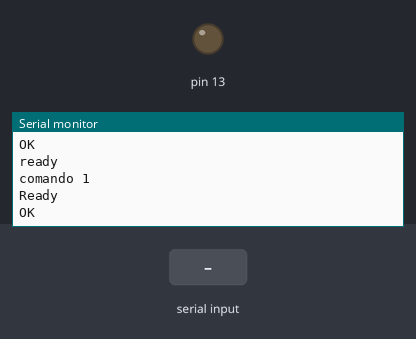
Simulated run of this sketch. Board: Arduino Uno, built with avr-gcc and run on an emulated ATmega328P. Parts: output pins drawn as LEDs (lit = HIGH), the last lines printed to the serial monitor. The test bench sets the inputs (shaded band). The modem accepts every AT command (registered, SIM ready, sends succeed) and sends nothing else.

Above: at 0.8 s.
0.9 s: "P13\n" received over the second serial link
At 2.1 s:
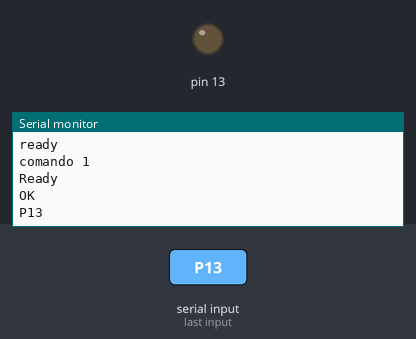
2.4 s: "1\n" received over the second serial link
At 3.4 s:
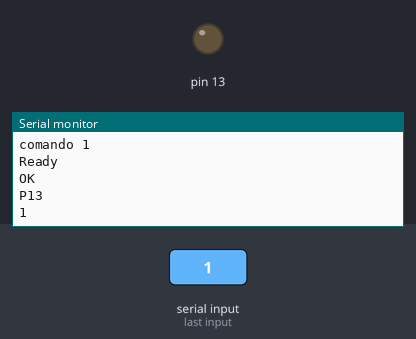

Measured:
- after the input at 0.9 s, the serial monitor: prints a new line at once (image 1)
- after the input at 2.4 s, the serial monitor: prints a new line at once (image 2)

The sketch:

P13Automatizado.ino
```cpp
#include <SoftwareSerial.h>
SoftwareSerial BT1(3, 2); // RX | TX
String W =" ";
char w ;
char uCDLR ;
boolean comandoRecibido;

  void setup(){
  Serial.begin(9600);
  BT1.begin(9600);
  pinMode(13, OUTPUT);
  comandoRecibido=true;
  uCDLR='a';
  login();
  }

  void login(){
    String ordenes[]={
      "AT",
      "AT+RST",
      "AT+CWMODE=3",
      "AT+CWQAP",
      "AT+CWJAP=\"Alfonso Javier\",\"Valencia1990\"",
      "AT+CIFSR" ,
      "AT+CIPMUX=1",
      "AT+CIPSERVER=1,80",
      "END"                 // Para reconocer el fin de los comandos AT
    };

    String respuesta[]={
      "OK",
      "ready",
      "no change",
      "OK",
      "OK",
      "192.168.1.40",
      "OK",
      "OK",
      "END"                 // Para reconocer el fin de los comandos AT
    };

  int index = 0;
    while(ordenes[index] != "END"){
      if(comandoRecibido){
        BT1.println(ordenes[index]);
        comandoRecibido=false;
        uCDLR=respuesta[index].charAt(respuesta[index].length()-1);
      }


      if (BT1.available()){
        w = BT1.read() ;
        Serial.print(w);
        W = W + w ;                    // Vamos montando un String con lo que entra
      }

      if ( w==uCDLR){// Sin han pulsado intro
        if ( W.indexOf(respuesta[index]) > 0 ){    // Comprobamos si P13 esta incluido en el string
          String mensaje="comando ";
          mensaje.concat(index);
          Serial.println('\n'+mensaje);
          comandoRecibido=true;
         }
         W = "" ;
         w = ' ' ;                    // Limpiamos las variables
         index++;
      }
    }
  }

void loop(){
      if (BT1.available()){
        w = BT1.read() ;
        Serial.print(w);
        W = W + w ;                    // Vamos montando un String con lo que entra
      }
      if (Serial.available()){
        char s = Serial.read();
        BT1.print(s);
      }
      if ( w == '\n'){// Sin han pulsado intro
        if ( W.indexOf("P13") > 0 ){    // Comprobamos si P13 esta incluido en el string
          digitalWrite( 13, !digitalRead(13)) ;
          Serial.println("Invirtiendo pin 13");
         }
         W = "" ;  w = ' ' ;                    // Limpiamos las variables
      }
  }
```
